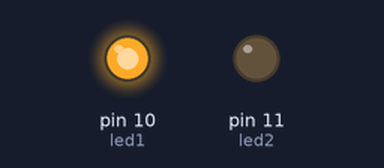
A sketch run on a simulated Arduino Uno, built with avr-gcc and run on an emulated ATmega328P. Parts: output pins drawn as LEDs (lit = HIGH).

Above: at 0.5 s.
At 6.5 s:
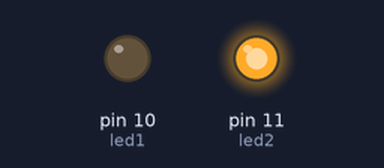
At 11.5 s:
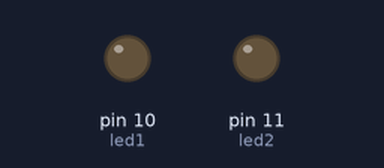
Timing chart, 0 to 13.0 s (numbered marks = the images above):
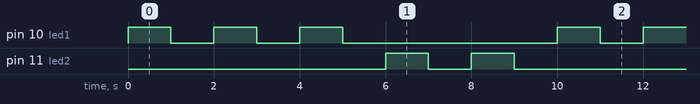

The sketch:

for.ino.ino
```cpp
const int led1 = 10;
const int led2 = 11;
int i;

void setup() {
  Serial.begin(9600);
  pinMode(led1,OUTPUT);
  pinMode(led2,OUTPUT);
}

void loop() {
  for(i=1; i<=3; i++){
    digitalWrite(led1,HIGH);
    delay(1000);
    digitalWrite(led1,LOW);
    delay(1000);
  }
  for(i=1; i<=2; i++){
    digitalWrite(led2,HIGH);
    delay(1000);
    digitalWrite(led2,LOW);
    delay(1000);
  }
}
```

Measured:
- by itself, pin 10 (led1): repeats every 10.0 s: 2 × (LOW 1.0 s, HIGH 1.0 s), LOW 5.0 s, HIGH 1.0 s
- by itself, pin 11 (led2): repeats every 10.0 s: LOW 1.0 s, HIGH 1.0 s, LOW 7.0 s, HIGH 1.0 s
- by itself, everything shown: repeats every 10.0 s, in 10 steps
